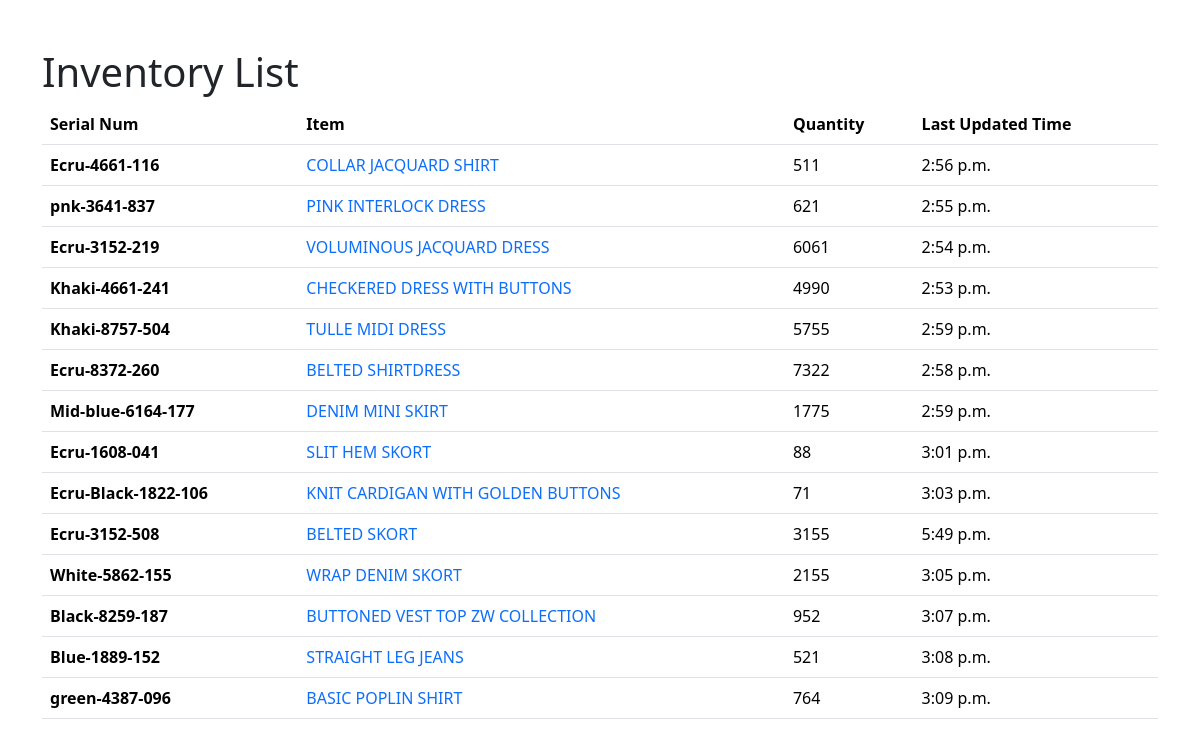
The page / on the database its author committed.
### inventory/models.py (models this page shows, shortened)
class Inventory(models.Model):
    item_name = models.CharField(max_length=100)
    serial_num = models.CharField(max_length=100, unique=True)
    photo = models.ImageField(upload_to='images')
    quantity = models.PositiveSmallIntegerField()
    vendor_email = models.EmailField(max_length=100, unique=True)
    vendor_phone = models.CharField(max_length=12, blank=True)
    created_at = models.DateTimeField(auto_now_add=True)
    updated_at = models.DateTimeField(auto_now=True)

### mysite/views.py (the view)
# urls.py: 2. Add a URL to urlpatterns:  path('', views.home, name='home')
def home(request):
    inventorys = Inventory.objects.all()
    context = {
        'inventorys' : inventorys,
    }
    return render(request, 'home.html', context)

### templates/home.html (shortened to what this page needs)
{% load static %}
<!DOCTYPE html>
<html lang="en">
<head>
    <link href="https://cdn.jsdelivr.net/npm/bootstrap@5.3.3/dist/css/bootstrap.min.css" rel="stylesheet">
    <link rel="stylesheet" href="{% static 'css/styles.css' %}">
</head>
<body>
    <div class="container pt-5">
        <h1>Inventory List</h1>
        <table class="table table-hover">
            <thead class="thead-light">
              <tr>
                <th scope="col">Serial Num</th>
                <th scope="col">Item</th>
                <th scope="col">Quantity</th>
                <th scope="col">Last Updated Time</th>
              </tr>
            </thead>
            <tbody>
              {% for i in inventorys %}
              <tr>
                <th>{{ i.serial_num }}</th>
                <td><a href="{% url 'inventory_detail' i.id %}">{{ i.item_name }}</a></td>
                <td>{{ i.quantity }}</td>
                <td>{{ i.updated_at.time }}</td>
              </tr>
              {% endfor %}
            </tbody>
        </table>
    </div>
</body>
</html>

### mysite/static/css/styles.css (style rules this page uses)
a { text-decoration: none; }

### rows shown on the page
Inventory: serial_num "Ecru-4661-116", item_name "COLLAR JACQUARD SHIRT", quantity "511", updated_at.time "2:56 p.m."
Inventory: serial_num "pnk-3641-837", item_name "PINK INTERLOCK DRESS", quantity "621", updated_at.time "2:55 p.m."
Inventory: serial_num "Ecru-3152-219", item_name "VOLUMINOUS JACQUARD DRESS", quantity "6061", updated_at.time "2:54 p.m."
Inventory: serial_num "Khaki-4661-241", item_name "CHECKERED DRESS WITH BUTTONS", quantity "4990", updated_at.time "2:53 p.m."
Inventory: serial_num "Khaki-8757-504", item_name "TULLE MIDI DRESS", quantity "5755", updated_at.time "2:59 p.m."
Inventory: serial_num "Ecru-8372-260", item_name "BELTED SHIRTDRESS", quantity "7322", updated_at.time "2:58 p.m."
Inventory: serial_num "Mid-blue-6164-177", item_name "DENIM MINI SKIRT", quantity "1775", updated_at.time "2:59 p.m."
Inventory: serial_num "Ecru-1608-041", item_name "SLIT HEM SKORT", quantity "88", updated_at.time "3:01 p.m."
Inventory: serial_num "Ecru-Black-1822-106", item_name "KNIT CARDIGAN WITH GOLDEN BUTTONS", quantity "71", updated_at.time "3:03 p.m."
Inventory: serial_num "Ecru-3152-508", item_name "BELTED SKORT", quantity "3155", updated_at.time "5:49 p.m."
Inventory: serial_num "White-5862-155", item_name "WRAP DENIM SKORT", quantity "2155", updated_at.time "3:05 p.m."
Inventory: serial_num "Black-8259-187", item_name "BUTTONED VEST TOP ZW COLLECTION", quantity "952", updated_at.time "3:07 p.m."
Inventory: serial_num "Blue-1889-152", item_name "STRAIGHT LEG JEANS", quantity "521", updated_at.time "3:08 p.m."
Inventory: serial_num "green-4387-096", item_name "BASIC POPLIN SHIRT", quantity "764", updated_at.time "3:09 p.m."
